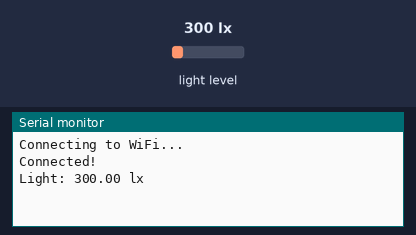
Simulated run of this sketch. Board: Arduino MKR. Parts: the last lines printed to the serial monitor. The test bench sets the inputs (shaded band); at power-on: light level 300 lx. WiFi joins after 1.5 s; servers stay silent unless stated; web services answer with replies made up by the test bench.

Above: at 3.7 s.
3.8 s: light level set to 40 lx
At 6.2 s:
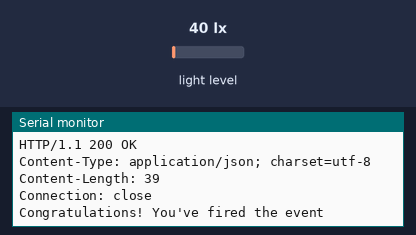
6.5 s: light level set to 500 lx
At 7.9 s:
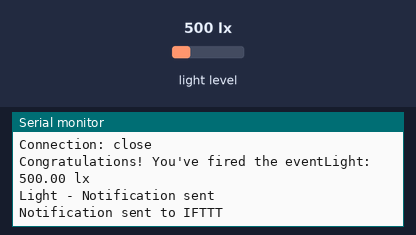
Timing chart, 0 to 9.5 s (numbered marks = the images above; inputs shaded):
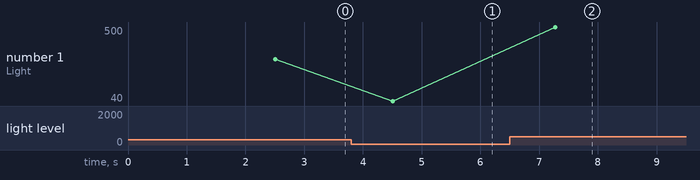

Measured:
- after the input at 3.8 s, the serial monitor: prints a new line after 0.70 s (image 1)
- after the input at 6.5 s, the serial monitor: prints a new line after 0.77 s (image 2)
- plotted number 1: 300 → 40 after the input at 3.8 s, 40 → 500 after the input at 6.5 s

The sketch:

Task3.1p.ino
```cpp
#include <WiFiNINA.h>
#include <BH1750.h>
#include <Wire.h>

// WiFi
char ssid[] = "Nawal16";
char pass[] = "nawaldee";

WiFiClient client;

char HOST_NAME[] = "maker.ifttt.com";
String PATH_NAME = "/trigger/light_detected/with/key/c-6vA8zDMuA6YS6SFWDWS";

// BH1750
BH1750 lightMeter;
float threshold = 50.0;

bool isDark = false;

void setup() {
  Serial.begin(9600);
  delay(1000);

  // I2C start
  Wire.begin();
  lightMeter.begin();

  // WiFi connect
  Serial.print("Connecting to WiFi...");
  while (WiFi.begin(ssid, pass) != WL_CONNECTED) {
    delay(1000);
    Serial.print(".");
  }
  Serial.println("\nConnected!");
}

void loop() {

  float lux = lightMeter.readLightLevel();

  Serial.print("Light: ");
  Serial.print(lux);
  Serial.println(" lx");

  // Dark
  if (lux < threshold && !isDark) {
    Serial.println("Dark - Notification sent");
    sendIFTTT("Dark");
    isDark = true;
  }

  // Light
  if (lux >= threshold && isDark) {
    Serial.println("Light - Notification sent");
    sendIFTTT("Light");
    isDark = false;
  }

  delay(2000);
}

// IFTTT
void sendIFTTT(String value) {

  if (client.connect(HOST_NAME, 80)) {

    String url = PATH_NAME + "?value1=" + value;

    client.println("GET " + url + " HTTP/1.1");
    client.println("Host: " + String(HOST_NAME));
    client.println("Connection: close");
    client.println();

    Serial.println("Notification sent to IFTTT");

    delay(500);

    while (client.available()) {
      char c = client.read();
      Serial.print(c);
    }

    client.stop();

  } else {
    Serial.println("Connection failed");
  }
}
```
